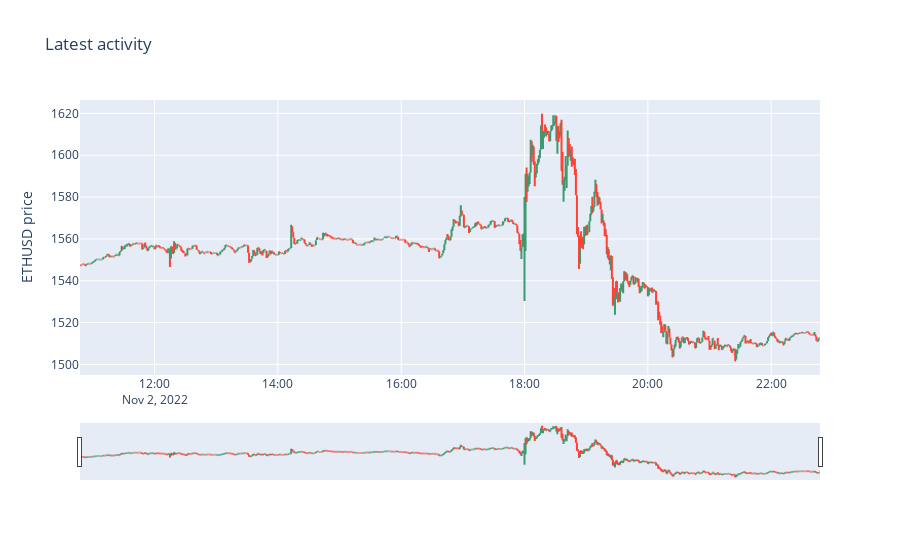

The code cell stored with this chart in its notebook:
### Code cell
hovertext=[]
for i in range(len(df['open'])):
    hovertext.append('Open: '+str(df['open'][i])+'<br>Close: '+str(df['close'][i]))

fig = go.Figure(data=go.Ohlc(x=df['time'],
                open=df['open'],
                high=df['high'],
                low=df['low'],
                close=df['close'],
                text=hovertext,
                hoverinfo='text'))

fig.update_layout(
    title='Latest activity',
    yaxis_title=pair + ' price')


fig.show()

### Figure 1 — Plotly figure (JSON) as saved in the notebook; plotly's stock layout.template omitted (floating-point values rounded to 4 significant figures; data arrays with more than 128 entries replaced by an {"elided": "..."} marker saying what was removed)
{"data": [{"close": {"elided": "720 str values"}, "high": {"elided": "720 str values"}, "hoverinfo": "text", "low": {"elided": "720 str values"}, "open": {"elided": "720 str values"}, "text": {"elided": "720 str values"}, "type": "ohlc", "x": {"elided": "720 str values"}}], "layout": {"title": {"text": "Latest activity"}, "yaxis": {"title": {"text": "ETHUSD price"}}}}
